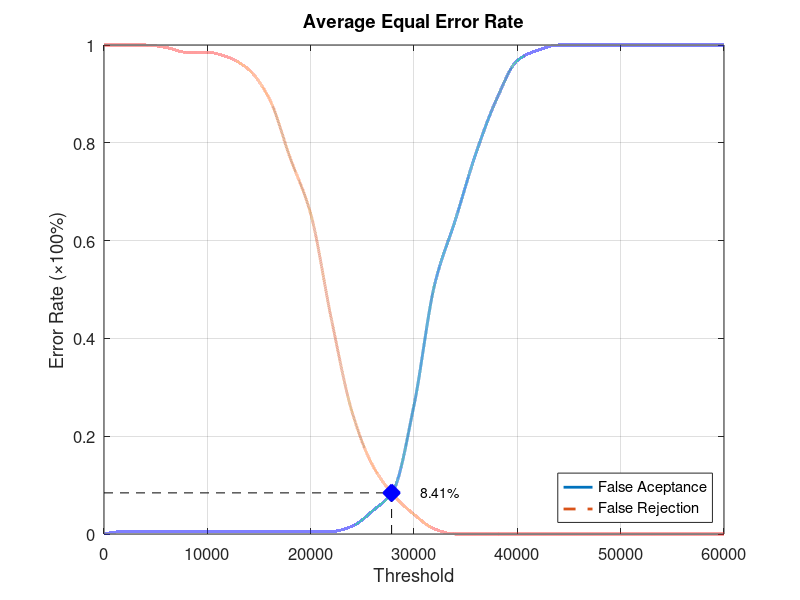
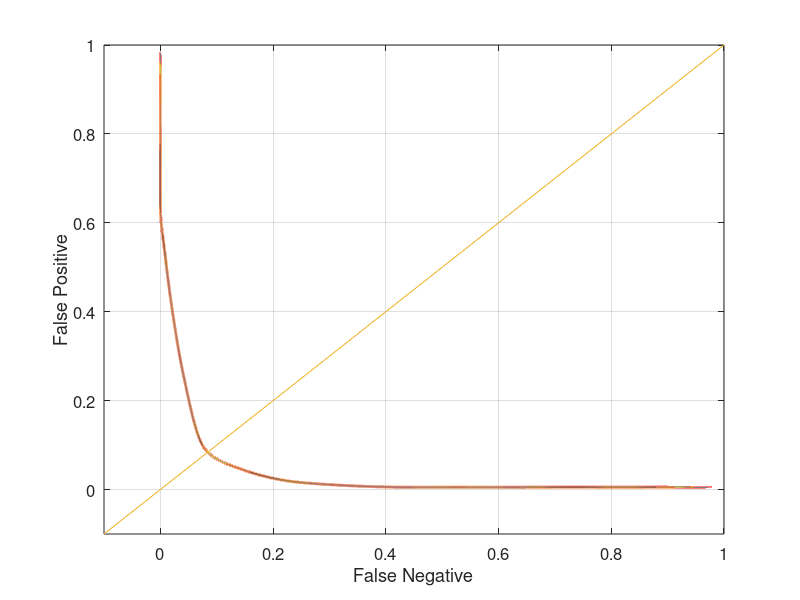

The MATLAB source for these figures, in order:
function yEER = Database2_4
close all;
clear;
clc;
x = 0:2000:60000;
xq = 0:0.5:60000;

y0 = [0 0.00526316 0.00526316 0.00526316 0.00526316 0.00526316 0.00526316 0.00526316 0.00526316 0.00526316 0.00526316 0.00526316 0.0157895 0.0473684 0.0894737 0.263158 0.510526 0.642105 0.778947 0.889474 0.968421 0.989474 1 1 1 1 1 1 1 1 1];
yy0 = interp1(x, y0, xq, 'pchip');
y1 = [1 1 1 0.995 0.985 0.985 0.975 0.95 0.89 0.77 0.655 0.44 0.25 0.14 0.08 0.04 0.01 0 0 0 0 0 0 0 0 0 0 0 0 0 0];
yy1 = interp1(x, y1, xq, 'pchip');

% Calculating EER: 
y2 = abs(y0 - y1);
find(y2 == min(y2))
yy2 = abs(yy0 - yy1);
xEER = find(yy2 == min(yy2));
xEERIndex = xq(xEER) % X-axis EER
yEER = yy0(xEER) % Y-axis EER

main = figure
plot(xq, yy0,'-','LineWidth', 2);	hold on
plot(xq, yy1,'--','LineWidth', 2);	hold on
plot([xEERIndex xEERIndex], [0 yEER], 'k--');	hold on
plot([0 xEERIndex], [yEER yEER], 'k--');	hold on
plot(xEERIndex, yEER, 'bx', 'LineWidth', 10);	hold on
text(xEERIndex + 10 * xEERIndex / 100, yEER, [num2str(round((10000 * yEER)) / 100) '%'])
legend('False Aceptance', 'False Rejection', 'Location', 'SouthEast')
xlabel('Threshold')
ylabel('Error Rate (\times100%)')
title('Average Equal Error Rate')
set(gca, 'FontSize', 12)
axis([0 60000 0 1])
grid on

print(main, 'Database2_4Main', '-dpng');
FNRxFPR = figure('Color', [1 1 1]);
plot(yy1, yy0, '-', yy1, yy0, 'LineWidth', 2);
hold on
y = -0.1:0.1:1
plot(y, y); 
set(gca, 'FontSize', 12)
xlabel('False Negative')
ylabel('False Positive')
axis([-0.1 1 -0.1 1])
set(gca, 'FontSize', 12)
grid on

print(FNRxFPR, 'Database2_4FNRxFPR','-dpng');
end
